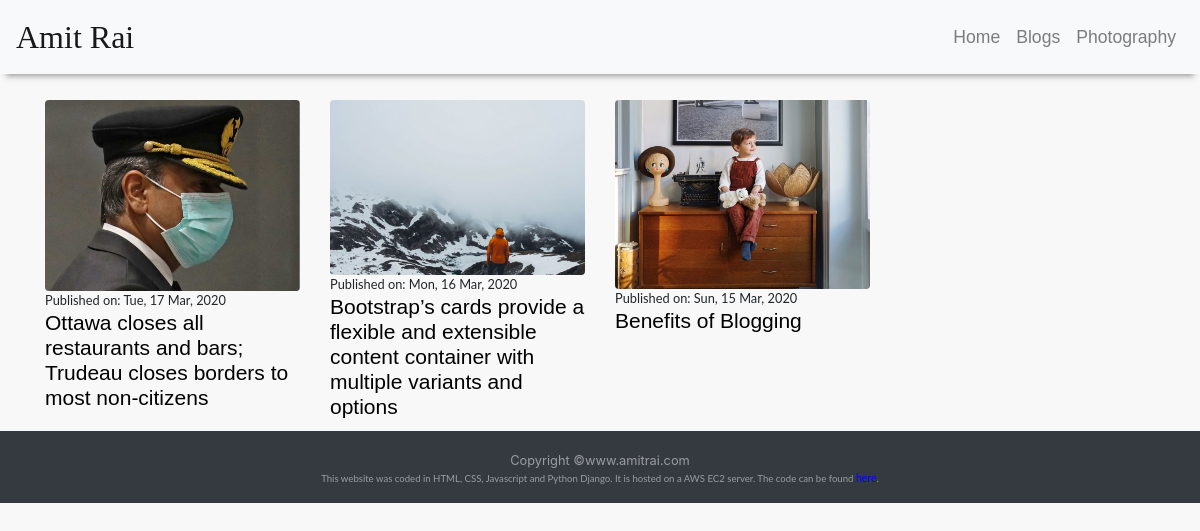
Page /postlist/ on the committed database.
### blogsite/models.py (models this page shows, shortened)
class Post(models.Model):
    author = models.ForeignKey('auth.User',on_delete=models.CASCADE)
    title = models.CharField(max_length=200)
    text = RichTextUploadingField()
    created_date = models.DateTimeField(default=timezone.now)
    published_date = models.DateTimeField(blank=True, null=True)
    post_pic = models.ImageField(upload_to='post_pics',blank=True)

### blogsite/views.py (the view)
# urls.py: path('postlist/',views.PostListView.as_view(),name='post_list'),
class PostListView(ListView):
    model = Post
    def get_queryset(self):
        return Post.objects.filter(published_date__lte=timezone.now()).order_by('-published_date')

### blogsite/templates/blogsite/post_list.html
{% extends 'blogsite/base.html' %}
{% load static %}
{% block content %}
<div class="container" style="margin-top:80px">
<div class="row">
{% for post in post_list %}
        <div class="col-md-3">
        <div  style="margin-top:20px;">
            <img class="img-fluid rounded" src="{{post.post_pic.url}}" alt="Card image cap">
            <div>
                <p style="font-size: .8em;">Published on: {{ post.published_date|date:"D, d M, Y"}}</p>
                <a href="{% url 'post_detail' pk=post.pk %}"><h3 style="text-align: left;">{{ post.title }}</h3></a>
            </div>
        </div>
        </div>
    {% if forloop.last %}
       </div>
    {% elif forloop.counter|divisibleby:"4" %}
       <div class="row">
    {% endif %}
{% endfor %}
</div>
{% endblock %}

### blogsite/static/css/main.css (style rules this page uses)
a { color:blue; font-size: 1.1em; }
p { font-family: 'Lato', sans-serif; text-align: left; margin:0px; }
h1, h2, h3, h4, h5, h6, .h1, .h2, .h3, .h4, .h5, .h6 { color:#000; }
h3 { font-family: sans-serif; font-size:21px; line-height:25px; padding-bottom:2px; font-weight:300; margin:0px; text-align: center; }

### blogsite/static/css/blog.css (style rules this page uses)
body { height: 100%; background: #f8f8f8; }

### rows in the picture
Post: post_pic (picture), published_date "Tue, 17 Mar, 2020", title "Ottawa closes all restaurants and bars; Trudeau closes borders to most non-citizens"
Post: post_pic (picture), published_date "Mon, 16 Mar, 2020", title "Bootstrap’s cards provide a flexible and extensible content container with multiple variants and options"
Post: post_pic (picture), published_date "Sun, 15 Mar, 2020", title "Benefits of Blogging"
